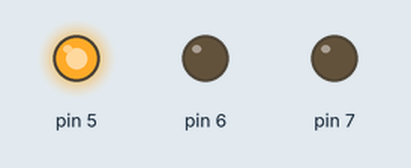
Simulated run of this sketch. Board: Arduino Uno, built with avr-gcc and run on an emulated ATmega328P. Parts: output pins drawn as LEDs (lit = HIGH).

Above: at 0.1 s.
At 1.1 s:
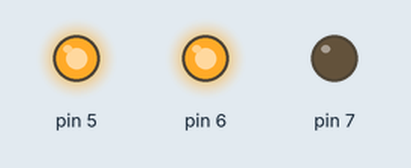
At 2.1 s:
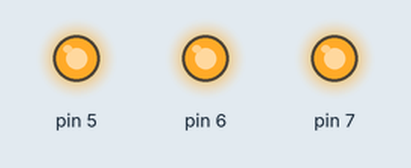
Timing chart, 0 to 3.6 s (numbered marks = the images above):
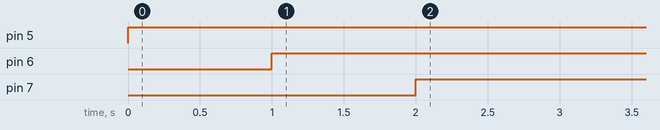

Measured:
- by itself, pin 5: LOW → HIGH at 0.00 s
- by itself, pin 6: LOW → HIGH at 1.0 s
- by itself, pin 7: LOW → HIGH at 2.0 s

The sketch:

first.ino
```cpp
void setup() {
  // put your setup code here, to run once:
  pinMode(5, OUTPUT);
  pinMode(6, OUTPUT);
  pinMode(7, OUTPUT);
}

void loop() {
  // put your main code here, to run repeatedly:
digitalWrite(5, HIGH);
delay(1000);
digitalWrite(6,HIGH);
delay(1000);
digitalWrite(7, HIGH);
}
```
